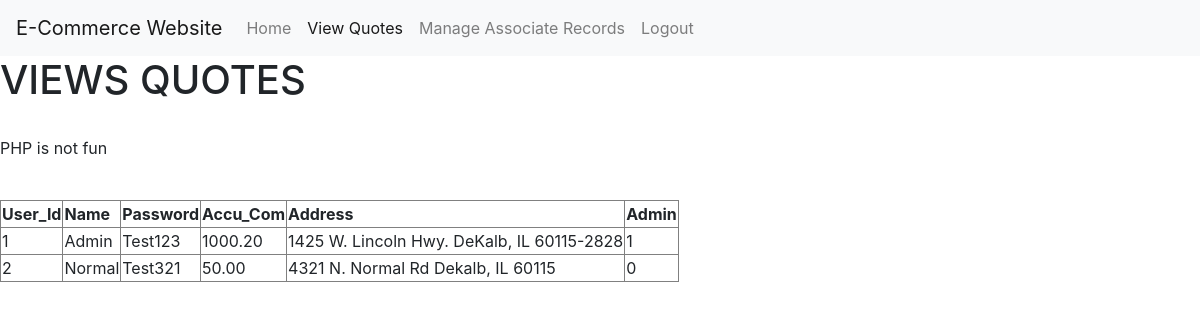
/views.php (signed in), run on an earlier commit of the app's database.
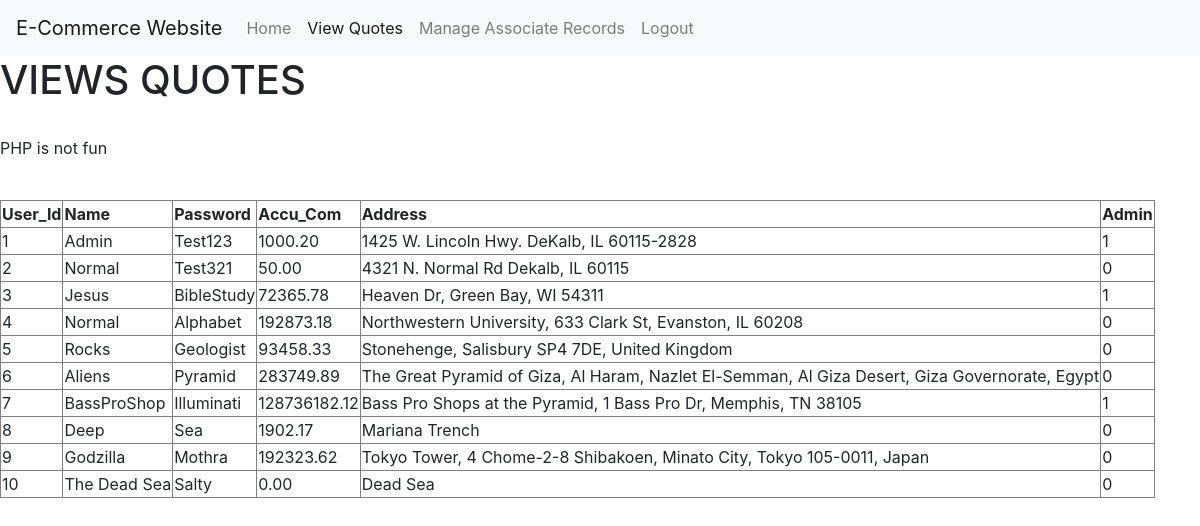
And on a later commit of the database.
### tables this page shows
create table Associate(
    User_Id  INT             NOT NULL PRIMARY KEY AUTO_INCREMENT,
    Name     CHAR(50)        NOT NULL,
    Password VARCHAR(50)     NOT NULL,
    Accu_Com DECIMAL(15,2)   NOT NULL,
    Address  VARCHAR(100)    NOT NULL,
    Admin    BOOLEAN         NOT NULL
);

### functions.php (the view, shortened to what this page needs)
<?php
function draw_table($rows)
{
	echo "<table border=1 cellspacing=1>";
	echo "<tr>";
	foreach($rows[0] as $key => $item)
	{
		echo "<th>$key</th>";
	}
	echo "</tr>";
		foreach($rows as $row)
		{
			echo "<tr>";
			foreach($row as $key => $item)
			{
				echo "<td>$item</td>";
			}
			echo "</tr>";
		}
}
?>

### views.php (shortened to what this page needs)
<?php
    include("functions.php");
    include("secrets.php");
?>
<!DOCTYPE html>
<html>
<head>
<link rel="stylesheet" href="https://stackpath.bootstrapcdn.com/bootstrap/4.3.1/css/bootstrap.min.css">
</head>
<body>
    <nav class="navbar navbar-expand-lg navbar-light bg-light">
    <a class="navbar-brand" href="#">E-Commerce Website</a>
    <div class="collapse navbar-collapse" id="navbarNav">
        <ul class="navbar-nav">
        <li class="nav-item ">
            <a class="nav-link" href="home.php">Home <span class="sr-only">(current)</span></a>
        </li>
        <li class="nav-item active">
            <a class="nav-link" href="views.php">View Quotes</a>
        </li>
        <li class="nav-item">
            <a class="nav-link" href="manage.php">Manage Associate Records</a>
        </li>
        <li class="nav-item">
            <a class="nav-link" href="logout.php">Logout</a>
        </li>
        </ul>
    </div>
    </nav>
    <h1>VIEWS QUOTES</h1>
    <br>
    <?php
        echo'<p>PHP is not fun</p>';
        $sql = ("SELECT * FROM Associate;");
        $associate = $pdo->query($sql);
        $rows = $associate->fetchAll(PDO::FETCH_ASSOC);
        draw_table($rows);
     ?>
</body>
</html>

What changed in the data, as far as the page shows it:
added associate: User_Id "3", Name "Jesus", Password "BibleStudy", Accu_Com "72365.78", Address "Heaven Dr, Green Bay, WI 54311", Admin "1"
added associate: User_Id "4", Name "Normal", Password "Alphabet", Accu_Com "192873.18", Address "Northwestern University, 633 Clark St, Evanston, IL 60208", Admin "0"
added associate: User_Id "5", Name "Rocks", Password "Geologist", Accu_Com "93458.33", Address "Stonehenge, Salisbury SP4 7DE, United Kingdom", Admin "0"
added associate: User_Id "6", Name "Aliens", Password "Pyramid", Accu_Com "283749.89", Address "The Great Pyramid of Giza, Al Haram, Nazlet El-Semman, Al Giza Desert, Giza Governorate, Egypt", Admin "0"
added associate: User_Id "7", Name "BassProShop", Password "Illuminati", Accu_Com "128736182.12", Address "Bass Pro Shops at the Pyramid, 1 Bass Pro Dr, Memphis, TN 38105", Admin "1"
added associate: User_Id "8", Name "Deep", Password "Sea", Accu_Com "1902.17", Address "Mariana Trench", Admin "0"
added associate: User_Id "9", Name "Godzilla", Password "Mothra", Accu_Com "192323.62", Address "Tokyo Tower, 4 Chome-2-8 Shibakoen, Minato City, Tokyo 105-0011, Japan", Admin "0"
added associate: User_Id "10", Name "The Dead Sea", Password "Salty", Accu_Com "0.00", Address "Dead Sea", Admin "0"
